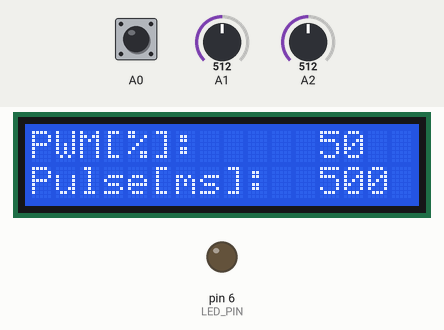
This sketch was run on a simulated Arduino Uno, built with avr-gcc and run on an emulated ATmega328P. Shown: 16×2 character LCD, output pins drawn as LEDs (lit = HIGH). Inputs (shaded band) come from the test bench; at power-on: A0 HIGH, A1 = 512, A2 = 512.

Above: at 1.2 s.
1.3 s: A0 pulled LOW for 0.15 s
At 2.6 s:
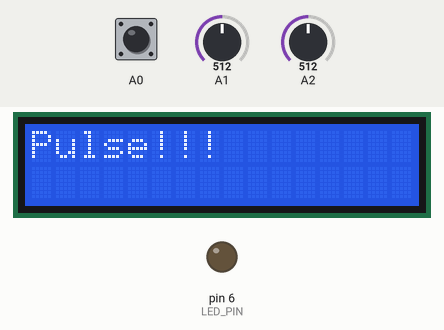
4.3 s: A1 set to 610
At 4.91 s:
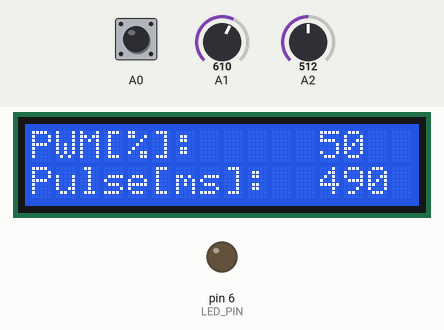
6.2 s: A2 set to 585
7.9 s: A2 set to 616
At 8.56 s:
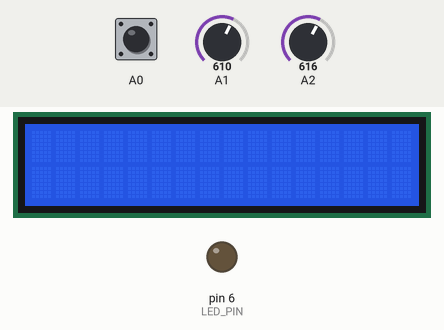
10.9 s: A1 set to 590
At 11.8 s:
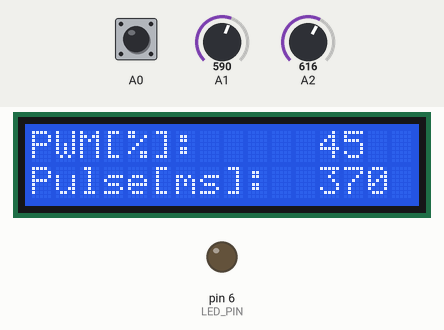
13.1 s: A2 set to 910
At 15.8 s:
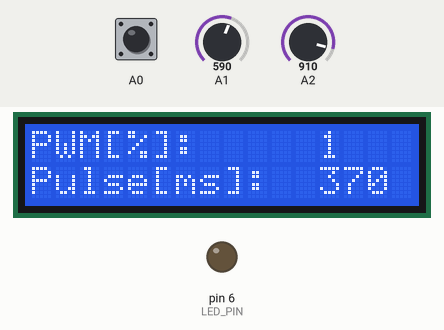
Timing chart, 0 to 16.9 s (numbered marks = the images above; inputs shaded):
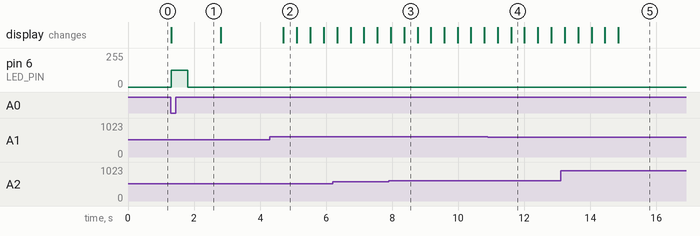

The sketch:

PWM_LCD_20220328_Kr.ino
```cpp
// include the library code:
#include <LiquidCrystal.h>

// initialize the library by associating any needed LCD interface pin
// with the arduino pin number it is connected to
const int rs = 12, en = 11, d4 = 5, d5 = 4, d6 = 3, d7 = 2;
LiquidCrystal lcd(rs, en, d4, d5, d6, d7);

int state=0;
int PWM=50;
int led_value=0;
int pulse=500;
int xAxis;
int yAxis;
int pushButton;
const int LED_PIN = 6;

void setup() {
  // set up the LCD's number of columns and rows:
  lcd.begin(16, 2);
  // Print a message to the LCD.
  lcd.print("PWM[%]: ");
  lcd.setCursor(0, 1);
  lcd.print("Pulse[ms]: ");
  pinMode(A1, INPUT);
  pinMode(A2, INPUT);
  pinMode(A0, INPUT_PULLUP);


}

void loop() {

  xAxis = analogRead(A1);
  yAxis = analogRead(A2);
  pushButton = digitalRead(A0);

  if (pushButton == LOW) {
    lcd.clear();
    lcd.setCursor(0, 0);
    lcd.print("Pulse!!!");
    led_value=map(PWM, 0, 100, 0, 255);
    analogWrite(LED_PIN, led_value);
    delay(pulse);                       // wait for pulse time
    analogWrite(LED_PIN, 0);
    delay(1000);
  }

  if ((yAxis>600) || (yAxis<400)) {
    if (yAxis>900) {
      if (PWM>10) PWM=PWM-10;

    }
    else if (yAxis>600) {
      if (PWM>1) PWM=PWM-1;

    }
    else if (yAxis<100) {
      if (PWM<91) PWM=PWM+10;

    }
    else if (yAxis<400) {
      if (PWM<100) PWM=PWM+1;
    }
    delay(400);
    lcd.clear();

  }

  if ((xAxis>600) || (xAxis<400)) {
    if (xAxis>900) {
      if (pulse>100) pulse=pulse-100;
    }
    else if (xAxis>600) {
      if (pulse>10) pulse=pulse-10;
    }
    else if (xAxis<100) {
      if (pulse<9900) pulse=pulse+100;
    }
    else if (xAxis<400) {
      if (pulse<9990) pulse=pulse+10;

    }
    delay(400);
    lcd.clear();

  }

  lcd.setCursor(0, 0);
  lcd.print("PWM[%]: ");
  lcd.setCursor(0, 1);
  lcd.print("Pulse[ms]: ");
  lcd.setCursor(12, 0);
  lcd.print(PWM);
  lcd.setCursor(12, 1);
  lcd.print(pulse);

}
```

Measured:
- the behaviour switches between 600 and 601 on A2 (found by bisection; images 2 and 3)
- after the input at 1.3 s, pin 6 (LED_PIN): 0/255 → 127/255 at once, → 0/255 0.50 s later; the display: changes at once (image 1)
- after the input at 4.3 s, the display: changes after 0.41 s (image 2)
- after the input at 7.9 s, the display: first differs from a run without the input after 0.46 s (image 3)
- what the display in image 3 shows lasts 0.4 s, from 8.4 s to 8.8 s
